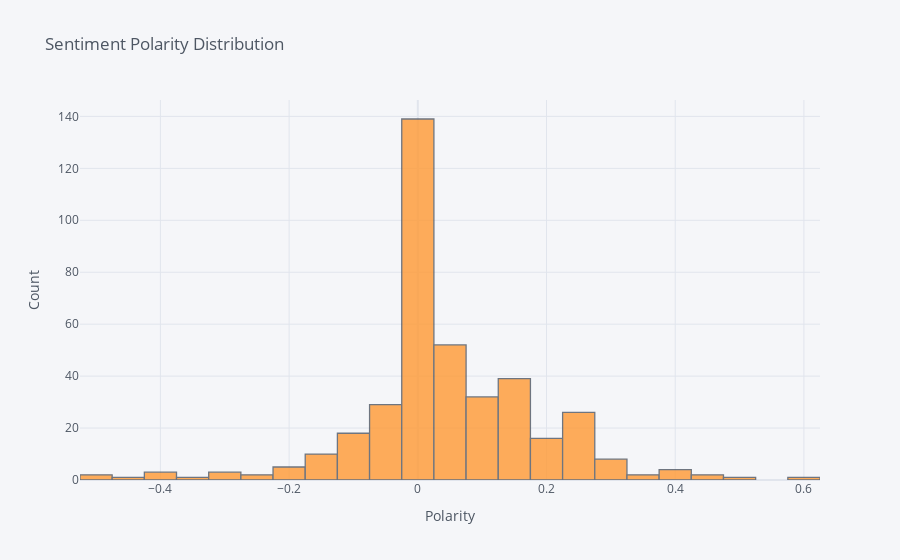

Notebook code cell kept with this figure:
### Markdown cell above
#### Exploring Variable Distributions

### Code cell
df['polarity'].iplot(kind = 'hist', xTitle = 'Polarity', yTitle = 'Count', title = 'Sentiment Polarity Distribution', bins = 50)
# most of the text entries have very neutral sentiment

### Figure 1 — Plotly figure (JSON) as saved in the notebook; plotly's stock layout.template omitted (floating-point values rounded to 4 significant figures; data arrays with more than 128 entries replaced by an {"elided": "..."} marker saying what was removed)
{"data": [{"histfunc": "count", "histnorm": "", "marker": {"color": "rgba(255, 153, 51, 1.0)", "line": {"color": "#4D5663", "width": 1.3}}, "name": "polarity", "nbinsx": 50, "opacity": 0.8, "orientation": "v", "type": "histogram", "x": {"elided": "396 float values"}}], "layout": {"barmode": "overlay", "legend": {"bgcolor": "#F5F6F9", "font": {"color": "#4D5663"}}, "paper_bgcolor": "#F5F6F9", "plot_bgcolor": "#F5F6F9", "title": {"font": {"color": "#4D5663"}, "text": "Sentiment Polarity Distribution"}, "xaxis": {"gridcolor": "#E1E5ED", "showgrid": true, "tickfont": {"color": "#4D5663"}, "title": {"font": {"color": "#4D5663"}, "text": "Polarity"}, "zerolinecolor": "#E1E5ED"}, "yaxis": {"gridcolor": "#E1E5ED", "showgrid": true, "tickfont": {"color": "#4D5663"}, "title": {"font": {"color": "#4D5663"}, "text": "Count"}, "zerolinecolor": "#E1E5ED"}}}
